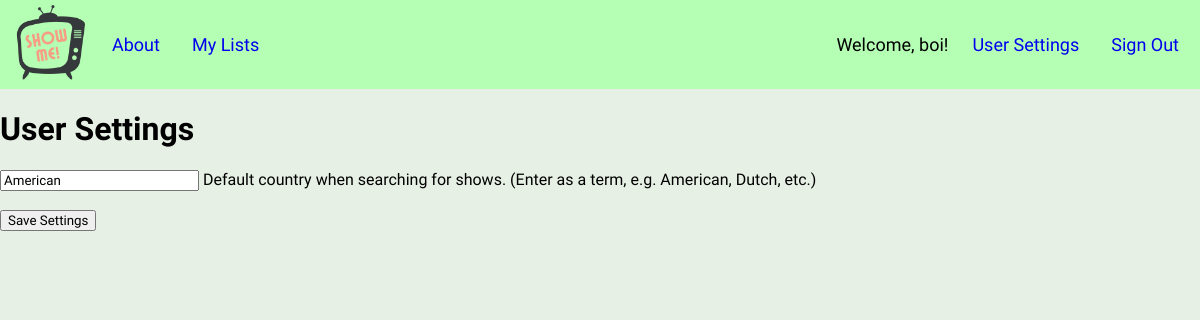
/settings/ (signed in), run on an earlier commit of the app's database.
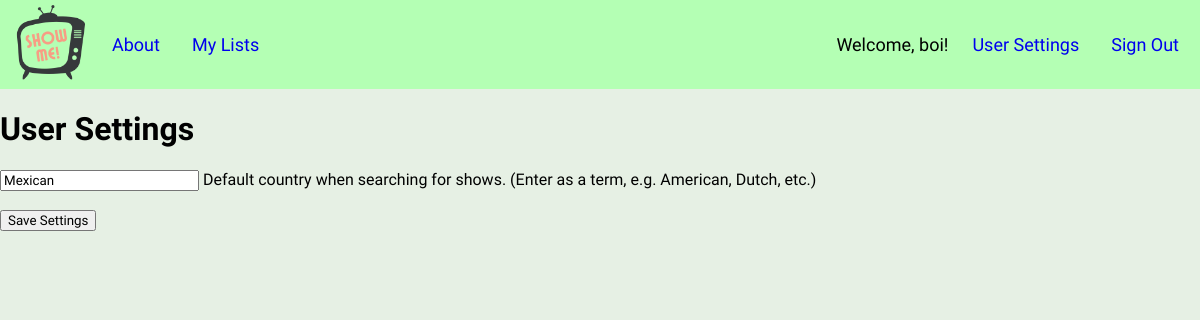
And on a later commit of the database.
### list/models.py (models this page shows)
class Settings(models.Model):
    userid = models.IntegerField()
    defaultcountry = models.CharField(max_length=500)

### list/views.py (the view)
# urls.py: path('settings/', list_views.settings, name='settings'),
def settings(request):
    if(request.user.is_authenticated):
        userSettings = Settings.objects.get(userid=request.user.id)
        context = {"current_settings": userSettings}
        return render(request, 'list/settings.html', context)
    else:
        return render(request, 'list/settings.html')

### list/templates/list/settings.html (shortened to what this page needs)
{% extends "list/base.html" %}
{% block content %}
    {% if user.is_authenticated %}
        <h1>User Settings</h1>
        <form action="/update_settings/" method="post">
            <input type="text" name="country" placeholder="" value="{{current_settings.defaultcountry}}">
            <label for="country">Default country when searching for shows. (Enter as a term, e.g. American, Dutch, etc.)</label>
            <input type="submit" id="save_settings" value="Save Settings">
        </form>
    {% else %}
        <p>Unable to display page.</p>
        <a href="{% url 'login' %}">Please log in to view.</a>
    {% endif %}
{% endblock content %}

What changed in the data, as far as the page shows it:
changed Settings: country "American" → "Mexican"
